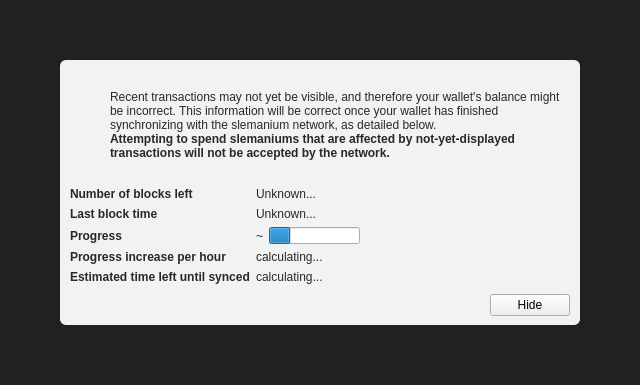
<?xml version="1.0" encoding="UTF-8"?>
<ui version="4.0">
 <class>ModalOverlay</class>
 <widget class="ModalOverlay" name="ModalOverlay">
  <property name="geometry">
   <rect>
    <x>0</x>
    <y>0</y>
    <width>640</width>
    <height>385</height>
   </rect>
  </property>
  <property name="windowTitle">
   <string>Form</string>
  </property>
  <layout class="QVBoxLayout" name="verticalLayout" stretch="0">
   <property name="sizeConstraint">
    <enum>QLayout::SetDefaultConstraint</enum>
   </property>
   <property name="leftMargin">
    <number>0</number>
   </property>
   <property name="topMargin">
    <number>0</number>
   </property>
   <property name="rightMargin">
    <number>0</number>
   </property>
   <property name="bottomMargin">
    <number>0</number>
   </property>
   <item>
    <widget class="QWidget" name="bgWidget" native="true">
     <property name="styleSheet">
      <string notr="true">#bgWidget { background: rgba(0,0,0,220); }</string>
     </property>
     <layout class="QVBoxLayout" name="verticalLayoutMain" stretch="1">
      <property name="leftMargin">
       <number>60</number>
      </property>
      <property name="topMargin">
       <number>60</number>
      </property>
      <property name="rightMargin">
       <number>60</number>
      </property>
      <property name="bottomMargin">
       <number>60</number>
      </property>
      <item>
       <widget class="QWidget" name="contentWidget" native="true">
        <property name="styleSheet">
         <string notr="true">#contentWidget { background: rgba(255,255,255,240); border-radius: 6px; }

QLabel { color: rgb(40,40,40);  }</string>
        </property>
        <layout class="QVBoxLayout" name="verticalLayoutSub" stretch="1,0,0,0">
         <property name="spacing">
          <number>0</number>
         </property>
         <property name="leftMargin">
          <number>10</number>
         </property>
         <property name="topMargin">
          <number>10</number>
         </property>
         <property name="rightMargin">
          <number>10</number>
         </property>
         <property name="bottomMargin">
          <number>10</number>
         </property>
         <item>
          <layout class="QHBoxLayout" name="horizontalLayoutIconText" stretch="0,1">
           <property name="topMargin">
            <number>20</number>
           </property>
           <item>
            <layout class="QVBoxLayout" name="verticalLayoutIcon">
             <property name="leftMargin">
              <number>0</number>
             </property>
             <item>
              <widget class="QPushButton" name="warningIcon">
               <property name="enabled">
                <bool>false</bool>
               </property>
               <property name="text">
                <string/>
               </property>
               <property name="icon">
                <iconset>
                 <normaloff>:/icons/warning</normaloff>
                 <disabledoff>:/icons/warning</disabledoff>:/icons/warning</iconset>
               </property>
               <property name="iconSize">
                <size>
                 <width>48</width>
                 <height>48</height>
                </size>
               </property>
               <property name="flat">
                <bool>true</bool>
               </property>
              </widget>
             </item>
             <item>
              <spacer name="verticalSpacerWarningIcon">
               <property name="orientation">
                <enum>Qt::Vertical</enum>
               </property>
               <property name="sizeHint" stdset="0">
                <size>
                 <width>20</width>
                 <height>40</height>
                </size>
               </property>
              </spacer>
             </item>
            </layout>
           </item>
           <item>
            <layout class="QVBoxLayout" name="verticalLayoutInfoText">
             <property name="leftMargin">
              <number>0</number>
             </property>
             <property name="topMargin">
              <number>0</number>
             </property>
             <item>
              <widget class="QLabel" name="infoText">
               <property name="text">
                <string>Recent transactions may not yet be visible, and therefore your wallet's balance might be incorrect. This information will be correct once your wallet has finished synchronizing with the slemanium network, as detailed below.</string>
               </property>
               <property name="textFormat">
                <enum>Qt::RichText</enum>
               </property>
               <property name="wordWrap">
                <bool>true</bool>
               </property>
              </widget>
             </item>
             <item>
              <widget class="QLabel" name="infoTextStrong">
               <property name="font">
                <font>
                 <weight>75</weight>
                 <bold>true</bold>
                </font>
               </property>
               <property name="text">
                <string>Attempting to spend slemaniums that are affected by not-yet-displayed transactions will not be accepted by the network.</string>
               </property>
               <property name="textFormat">
                <enum>Qt::RichText</enum>
               </property>
               <property name="wordWrap">
                <bool>true</bool>
               </property>
              </widget>
             </item>
             <item>
              <spacer name="verticalSpacerInTextSpace">
               <property name="orientation">
                <enum>Qt::Vertical</enum>
               </property>
               <property name="sizeHint" stdset="0">
                <size>
                 <width>20</width>
                 <height>40</height>
                </size>
               </property>
              </spacer>
             </item>
            </layout>
           </item>
          </layout>
         </item>
         <item>
          <spacer name="verticalSpacerAfterText">
           <property name="orientation">
            <enum>Qt::Vertical</enum>
           </property>
           <property name="sizeHint" stdset="0">
            <size>
             <width>20</width>
             <height>40</height>
            </size>
           </property>
          </spacer>
         </item>
         <item>
          <layout class="QFormLayout" name="formLayout">
           <property name="fieldGrowthPolicy">
            <enum>QFormLayout::FieldsStayAtSizeHint</enum>
           </property>
           <property name="horizontalSpacing">
            <number>6</number>
           </property>
           <property name="verticalSpacing">
            <number>6</number>
           </property>
           <property name="topMargin">
            <number>10</number>
           </property>
           <item row="0" column="0">
            <widget class="QLabel" name="labelNumberOfBlocksLeft">
             <property name="font">
              <font>
               <weight>75</weight>
               <bold>true</bold>
              </font>
             </property>
             <property name="text">
              <string>Number of blocks left</string>
             </property>
            </widget>
           </item>
           <item row="0" column="1">
            <widget class="QLabel" name="numberOfBlocksLeft">
             <property name="text">
              <string>Unknown...</string>
             </property>
            </widget>
           </item>
           <item row="1" column="0">
            <widget class="QLabel" name="labelLastBlockTime">
             <property name="font">
              <font>
               <weight>75</weight>
               <bold>true</bold>
              </font>
             </property>
             <property name="text">
              <string>Last block time</string>
             </property>
            </widget>
           </item>
           <item row="1" column="1">
            <widget class="QLabel" name="newestBlockDate">
             <property name="sizePolicy">
              <sizepolicy hsizetype="Maximum" vsizetype="Preferred">
               <horstretch>0</horstretch>
               <verstretch>0</verstretch>
              </sizepolicy>
             </property>
             <property name="text">
              <string>Unknown...</string>
             </property>
            </widget>
           </item>
           <item row="2" column="0">
            <widget class="QLabel" name="labelSyncDone">
             <property name="font">
              <font>
               <weight>75</weight>
               <bold>true</bold>
              </font>
             </property>
             <property name="text">
              <string>Progress</string>
             </property>
            </widget>
           </item>
           <item row="2" column="1">
            <layout class="QHBoxLayout" name="horizontalLayoutSync" stretch="0,1">
             <item>
              <widget class="QLabel" name="percentageProgress">
               <property name="text">
                <string notr="true">~</string>
               </property>
              </widget>
             </item>
             <item>
              <widget class="QProgressBar" name="progressBar">
               <property name="value">
                <number>24</number>
               </property>
               <property name="format">
                <string/>
               </property>
              </widget>
             </item>
            </layout>
           </item>
           <item row="4" column="0">
            <widget class="QLabel" name="labelProgressIncrease">
             <property name="font">
              <font>
               <weight>75</weight>
               <bold>true</bold>
              </font>
             </property>
             <property name="text">
              <string>Progress increase per hour</string>
             </property>
            </widget>
           </item>
           <item row="4" column="1">
            <widget class="QLabel" name="progressIncreasePerH">
             <property name="text">
              <string>calculating...</string>
             </property>
            </widget>
           </item>
           <item row="5" column="0">
            <widget class="QLabel" name="labelEstimatedTimeLeft">
             <property name="font">
              <font>
               <weight>75</weight>
               <bold>true</bold>
              </font>
             </property>
             <property name="text">
              <string>Estimated time left until synced</string>
             </property>
            </widget>
           </item>
           <item row="5" column="1">
            <widget class="QLabel" name="expectedTimeLeft">
             <property name="text">
              <string>calculating...</string>
             </property>
            </widget>
           </item>
          </layout>
         </item>
         <item>
          <layout class="QHBoxLayout" name="horizontalLayoutButtons">
           <property name="leftMargin">
            <number>10</number>
           </property>
           <property name="topMargin">
            <number>10</number>
           </property>
           <item>
            <spacer name="horizontalSpacer">
             <property name="orientation">
              <enum>Qt::Horizontal</enum>
             </property>
             <property name="sizeHint" stdset="0">
              <size>
               <width>40</width>
               <height>20</height>
              </size>
             </property>
            </spacer>
           </item>
           <item>
            <widget class="QPushButton" name="closeButton">
             <property name="text">
              <string>Hide</string>
             </property>
            </widget>
           </item>
          </layout>
         </item>
        </layout>
       </widget>
      </item>
     </layout>
    </widget>
   </item>
  </layout>
 </widget>
 <customwidgets>
  <customwidget>
   <class>ModalOverlay</class>
   <extends>QWidget</extends>
   <header>modaloverlay.h</header>
   <container>1</container>
  </customwidget>
 </customwidgets>
 <resources/>
 <connections/>
</ui>
